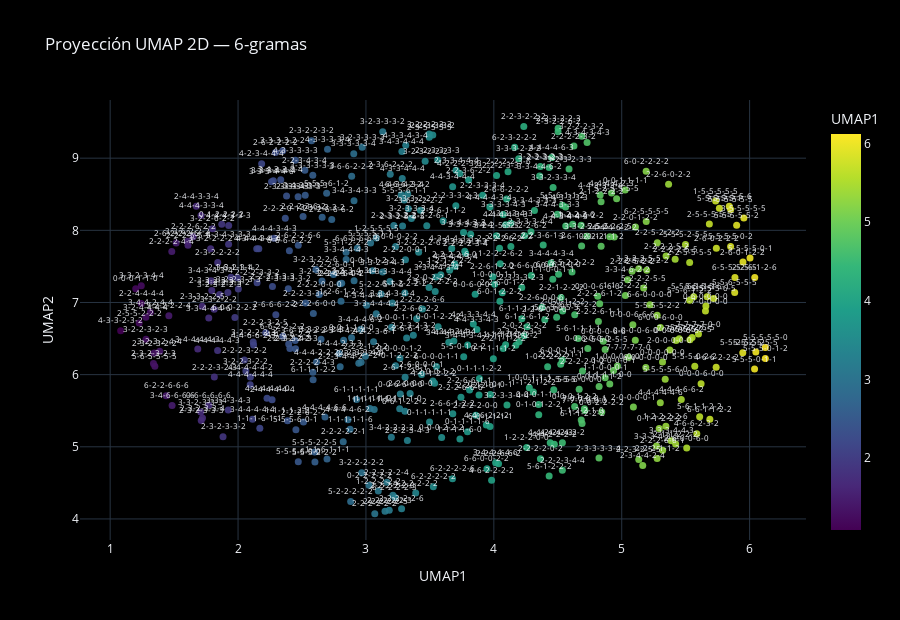
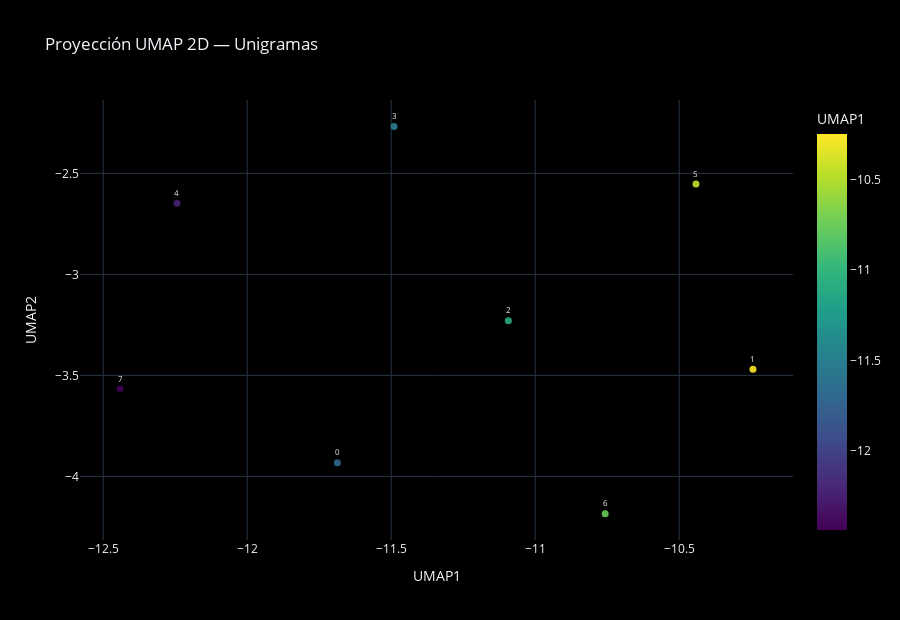

Notebook code cell kept with these figures, in order:
### Markdown cell above
## 14. Visualización en 2D con UMAP

### Code cell
# Visualiza embeddings en 2D con UMAP (métrica coseno) y Plotly

def proyectar_umap_interactivo(embeddings, titulo, max_tokens=200, n_vecinos=15, min_distancia=0.1):
    """Proyecta embeddings en 2D con UMAP (métrica coseno) y genera una gráfica interactiva Plotly."""
    if embeddings is None or len(embeddings) == 0:
        print(f"No hay embeddings disponibles para {titulo}.")
        return
    if max_tokens is None or max_tokens <= 0:
        tokens = list(embeddings.keys())
    else:
        tokens = list(embeddings.keys())[:max_tokens]
    if not tokens:
        print(f"No hay tokens para proyectar en {titulo}.")
        return
    matriz = np.stack([embeddings[token] for token in tokens])
    reductor = UMAP(
        n_components=2,
        n_neighbors=n_vecinos,
        min_dist=min_distancia,
        metric="cosine",
        random_state=42
    )
    proyeccion = reductor.fit_transform(matriz)

    datos = pd.DataFrame({
        "token": tokens,
        "UMAP1": proyeccion[:, 0],
        "UMAP2": proyeccion[:, 1]
    })
    fig = px.scatter(
        datos,
        x="UMAP1",
        y="UMAP2",
        color="UMAP1",
        color_continuous_scale="Viridis",
        text="token",
        hover_name="token",
        title=f"Proyección UMAP 2D — {titulo}"
    )
    fig.update_traces(marker=dict(size=7, opacity=0.9), textposition="top center", textfont=dict(size=8))
    fig.update_layout(
        template="plotly_dark",
        width=900,
        height=620,
        paper_bgcolor="black",
        plot_bgcolor="black",
        xaxis_title="UMAP1",
        yaxis_title="UMAP2",
        showlegend=False,
        coloraxis_colorbar=dict(title="UMAP1")
    )
    fig.show()

proyectar_umap_interactivo(embeddings_6g, "6-gramas", max_tokens=1006)
proyectar_umap_interactivo(embeddings_1g, "Unigramas", max_tokens=len(embeddings_1g) if embeddings_1g else 0)

### Figure 1 — Plotly figure (JSON) as saved in the notebook; plotly's stock layout.template omitted (floating-point values rounded to 4 significant figures; data arrays with more than 128 entries replaced by an {"elided": "..."} marker saying what was removed)
{"data": [{"hovertemplate": "<b>%{hovertext}</b><br><br>UMAP1=%{marker.color}<br>UMAP2=%{y}<br>token=%{text}<extra></extra>", "hovertext": {"elided": "424 str values"}, "legendgroup": "", "marker": {"color": {"elided": "424 float values"}, "coloraxis": "coloraxis", "opacity": 0.9, "size": 7, "symbol": "circle"}, "mode": "markers+text", "name": "", "orientation": "v", "showlegend": false, "text": {"elided": "424 str values"}, "textfont": {"size": 8}, "textposition": "top center", "type": "scatter", "x": {"elided": "424 float values"}, "xaxis": "x", "y": {"elided": "424 float values"}, "yaxis": "y"}], "layout": {"coloraxis": {"colorbar": {"title": {"text": "UMAP1"}}, "colorscale": [[0, "#440154"], [0.1111, "#482878"], [0.2222, "#3e4989"], [0.3333, "#31688e"], [0.4444, "#26828e"], [0.5556, "#1f9e89"], [0.6667, "#35b779"], [0.7778, "#6ece58"], [0.8889, "#b5de2b"], [1, "#fde725"]]}, "height": 620, "legend": {"tracegroupgap": 0}, "paper_bgcolor": "black", "plot_bgcolor": "black", "showlegend": false, "title": {"text": "Proyección UMAP 2D — 6-gramas"}, "width": 900, "xaxis": {"anchor": "y", "domain": [0, 1], "title": {"text": "UMAP1"}}, "yaxis": {"anchor": "x", "domain": [0, 1], "title": {"text": "UMAP2"}}}}

### Figure 2 — Plotly figure (JSON) as saved in the notebook; plotly's stock layout.template omitted (floating-point values rounded to 4 significant figures)
{"data": [{"hovertemplate": "<b>%{hovertext}</b><br><br>UMAP1=%{marker.color}<br>UMAP2=%{y}<br>token=%{text}<extra></extra>", "hovertext": ["0", "1", "2", "3", "4", "5", "6", "7"], "legendgroup": "", "marker": {"color": [-11.69, -10.24, -11.09, -11.49, -12.24, -10.44, -10.76, -12.44], "coloraxis": "coloraxis", "opacity": 0.9, "size": 7, "symbol": "circle"}, "mode": "markers+text", "name": "", "orientation": "v", "showlegend": false, "text": ["0", "1", "2", "3", "4", "5", "6", "7"], "textfont": {"size": 8}, "textposition": "top center", "type": "scatter", "x": [-11.69, -10.24, -11.09, -11.49, -12.24, -10.44, -10.76, -12.44], "xaxis": "x", "y": [-3.932, -3.469, -3.229, -2.267, -2.648, -2.552, -4.184, -3.567], "yaxis": "y"}], "layout": {"coloraxis": {"colorbar": {"title": {"text": "UMAP1"}}, "colorscale": [[0, "#440154"], [0.1111, "#482878"], [0.2222, "#3e4989"], [0.3333, "#31688e"], [0.4444, "#26828e"], [0.5556, "#1f9e89"], [0.6667, "#35b779"], [0.7778, "#6ece58"], [0.8889, "#b5de2b"], [1, "#fde725"]]}, "height": 620, "legend": {"tracegroupgap": 0}, "paper_bgcolor": "black", "plot_bgcolor": "black", "showlegend": false, "title": {"text": "Proyección UMAP 2D — Unigramas"}, "width": 900, "xaxis": {"anchor": "y", "domain": [0, 1], "title": {"text": "UMAP1"}}, "yaxis": {"anchor": "x", "domain": [0, 1], "title": {"text": "UMAP2"}}}}
